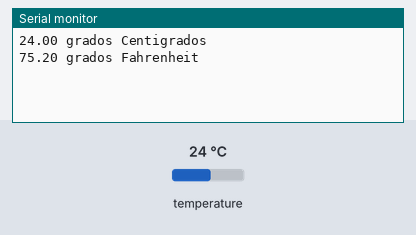
Simulated run of this sketch. Board: Arduino Uno, built with avr-gcc and run on an emulated ATmega328P. Parts: the last lines printed to the serial monitor. The test bench sets the inputs (shaded band); at power-on: temperature 24 °C.

Above: at 2.2 s.
2.3 s: temperature set to 12 °C
At 3.6 s:
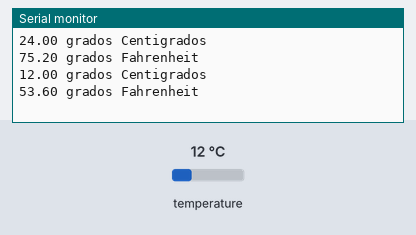
3.8 s: temperature set to 19 °C
At 4.8 s:
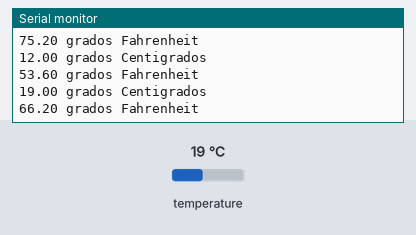
Timing chart, 0 to 6.8 s (numbered marks = the images above; inputs shaded):
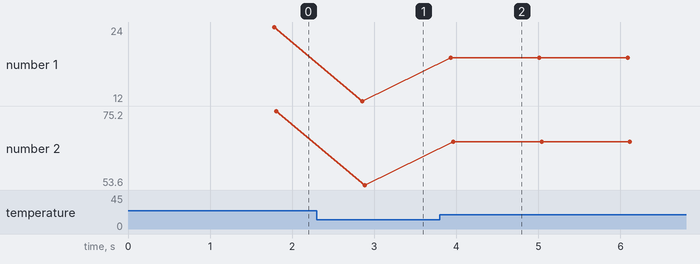

The sketch:

dallas_ds_18b20.ino
```cpp
#include <OneWire.h> //Se importan las librerías
#include <DallasTemperature.h>

#define Pin 6 //Se declara el pin donde se conectará la DATA

OneWire ourWire(Pin); //Se establece el pin declarado como bus para la comunicación OneWire

DallasTemperature sensors(&ourWire); //Se instancia la librería DallasTemperature

void setup() {
delay(1000);
Serial.begin(9600);
sensors.begin(); //Se inician los sensores
}

void loop() {
sensors.requestTemperatures(); //Prepara el sensor para la lectura

Serial.print(sensors.getTempCByIndex(0)); //Se lee e imprime la temperatura en grados Celsius
Serial.println(" grados Centigrados");
Serial.print(sensors.getTempFByIndex(0)); //Se lee e imprime la temperatura en grados Fahrenheit
Serial.println(" grados Fahrenheit");

delay(300); //Se provoca un lapso de 1 segundo antes de la próxima lectura

}
```

Measured:
- after the input at 2.3 s, the serial monitor: prints a new line after 0.56 s (image 1)
- after the input at 3.8 s, the serial monitor: prints a new line after 0.13 s (image 2)
- plotted number 1: 24 → 12 after the input at 2.3 s, 12 → 19 after the input at 3.8 s
- plotted number 2: 75.2 → 53.6 after the input at 2.3 s, 53.6 → 66.2 after the input at 3.8 s
